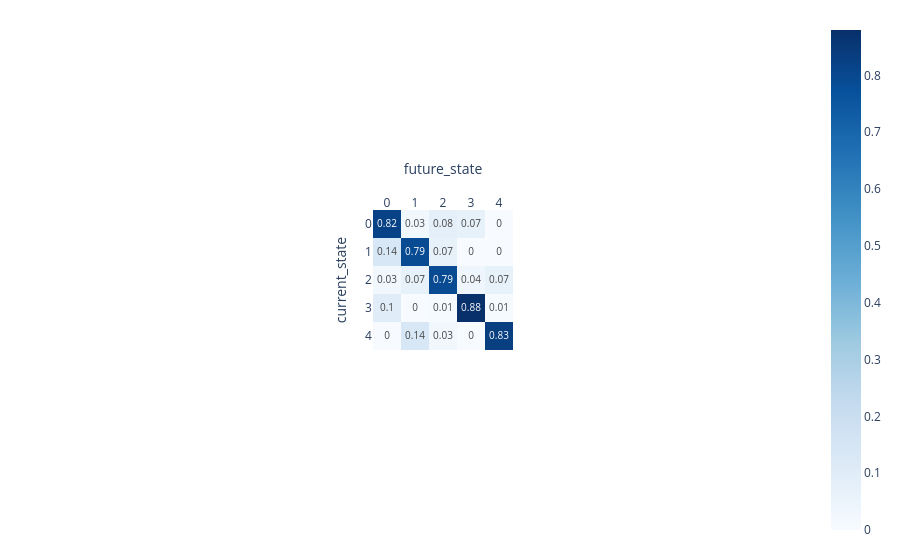
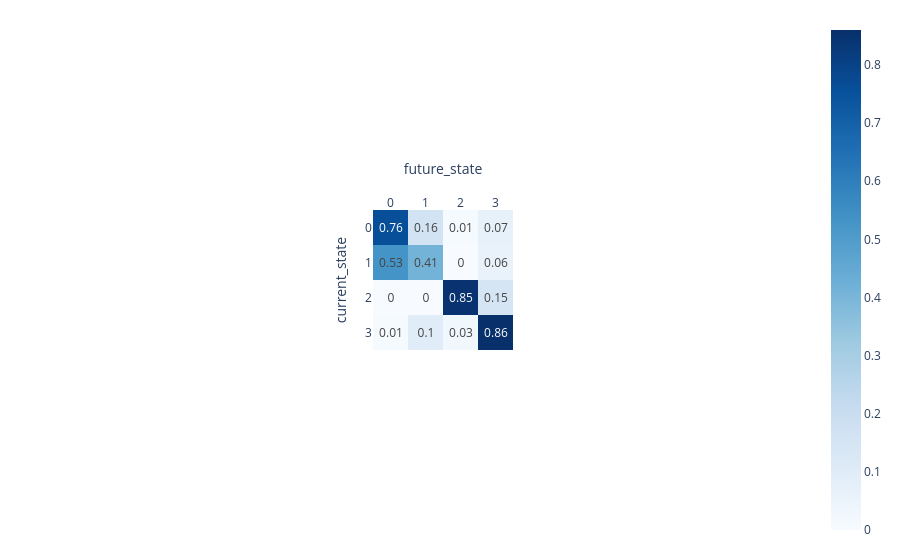

Write notebook code for charts like these, in order.
### Code cell
# Visualising state transition matrices

for model_no in final_models:
    print("")
    print(f"Model No.{model_no}")
    [print(x) for x in best_models_dict[model_no]["state_means"]["state_description"] if x != ""]
    print("_______________________")
    fig = px.imshow(best_models_dict[model_no]["transition_probabilities"], text_auto = True, color_continuous_scale = "Blues")
    fig.update_xaxes(side="top", tickmode = "linear", dtick = 1, title = dict(text = "current_state"))
    fig.update_yaxes(tickmode = "linear", dtick = 1, title = dict(text = "test"))
    fig.update_layout(height = 250, margin = dict(t = 20, b = 20))
    fig.show()

### Figure 1 — Plotly figure (JSON) as saved in the notebook; plotly's stock layout.template omitted (floating-point values rounded to 4 significant figures)
{"data": [{"coloraxis": "coloraxis", "hovertemplate": "x: %{x}<br>y: %{y}<br>color: %{z}<extra></extra>", "name": "0", "texttemplate": "%{z}", "type": "heatmap", "xaxis": "x", "yaxis": "y", "z": [[0.82, 0.03, 0.08, 0.07, 0], [0.14, 0.79, 0.07, 0, 0], [0.03, 0.07, 0.79, 0.04, 0.07], [0.1, 0, 0.01, 0.88, 0.01], [0, 0.14, 0.03, 0, 0.83]]}], "layout": {"autosize": true, "coloraxis": {"colorscale": [[0, "rgb(247,251,255)"], [0.125, "rgb(222,235,247)"], [0.25, "rgb(198,219,239)"], [0.375, "rgb(158,202,225)"], [0.5, "rgb(107,174,214)"], [0.625, "rgb(66,146,198)"], [0.75, "rgb(33,113,181)"], [0.875, "rgb(8,81,156)"], [1, "rgb(8,48,107)"]]}, "margin": {"b": 20, "t": 20}, "xaxis": {"anchor": "y", "autorange": true, "constrain": "domain", "domain": [0.4036, 0.5964], "dtick": 1, "range": [-0.5, 4.5], "scaleanchor": "y", "side": "top", "tickmode": "linear", "title": {"text": "future_state"}}, "yaxis": {"anchor": "x", "autorange": true, "constrain": "domain", "domain": [0, 1], "dtick": 1, "range": [4.5, -0.5], "tickmode": "linear", "title": {"text": "current_state"}}}}

### Figure 2 — Plotly figure (JSON) as saved in the notebook; plotly's stock layout.template omitted (floating-point values rounded to 4 significant figures)
{"data": [{"coloraxis": "coloraxis", "hovertemplate": "x: %{x}<br>y: %{y}<br>color: %{z}<extra></extra>", "name": "0", "texttemplate": "%{z}", "type": "heatmap", "xaxis": "x", "yaxis": "y", "z": [[0.76, 0.16, 0.01, 0.07], [0.53, 0.41, 0, 0.06], [0, 0, 0.85, 0.15], [0.01, 0.1, 0.03, 0.86]]}], "layout": {"autosize": true, "coloraxis": {"colorscale": [[0, "rgb(247,251,255)"], [0.125, "rgb(222,235,247)"], [0.25, "rgb(198,219,239)"], [0.375, "rgb(158,202,225)"], [0.5, "rgb(107,174,214)"], [0.625, "rgb(66,146,198)"], [0.75, "rgb(33,113,181)"], [0.875, "rgb(8,81,156)"], [1, "rgb(8,48,107)"]]}, "margin": {"b": 20, "t": 20}, "xaxis": {"anchor": "y", "autorange": true, "constrain": "domain", "domain": [0.4036, 0.5964], "dtick": 1, "range": [-0.5, 3.5], "scaleanchor": "y", "side": "top", "tickmode": "linear", "title": {"text": "future_state"}}, "yaxis": {"anchor": "x", "autorange": true, "constrain": "domain", "domain": [0, 1], "dtick": 1, "range": [3.5, -0.5], "tickmode": "linear", "title": {"text": "current_state"}}}}
